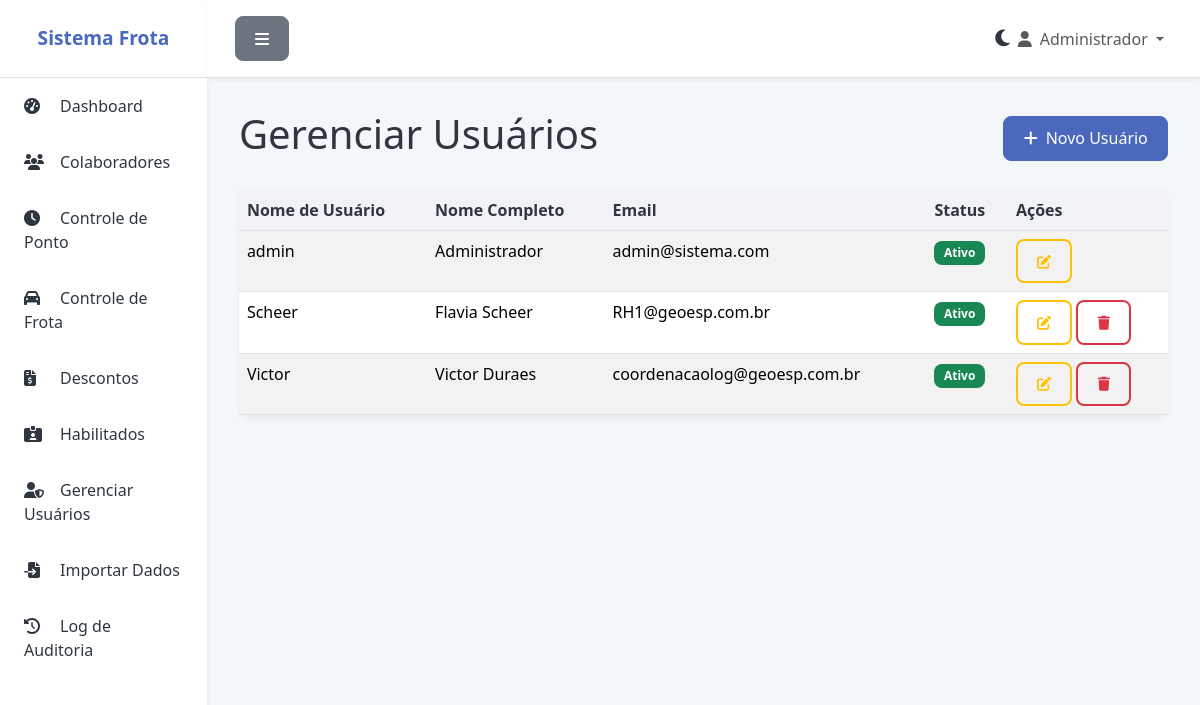
The app's page /usuarios (signed in) with its own data.
### app.py (models this page shows)
class Usuario(UserMixin, db.Model):
    id = db.Column(db.Integer, primary_key=True)
    username = db.Column(db.String(80), unique=True, nullable=False)
    password_hash = db.Column(db.String(200), nullable=False)
    nome = db.Column(db.String(100), nullable=False)
    email = db.Column(db.String(120), unique=True, nullable=False)
    ativo = db.Column(db.Boolean, default=True)
    criado_em = db.Column(db.DateTime, default=datetime.utcnow)

### app.py (the view)
@app.route('/usuarios')
@login_required
def usuarios():
    if not is_admin():
        flash('Acesso negado. Apenas administradores podem gerenciar usuários.', 'error')
        return redirect(url_for('index'))
    usuarios = Usuario.query.all()
    return render_template('usuarios.html', usuarios=usuarios)

### app.py (called while the page is built, shortened)
@login_manager.user_loader
def load_user(user_id):
    return Usuario.query.get(int(user_id))

def is_admin():
    return current_user.is_authenticated and current_user.username == 'admin'

@app.before_request
def create_tables():
    db.create_all()

### templates/usuarios.html (shortened to what this page needs)
{% extends "base.html" %}
{% block content %}
<div class="d-flex justify-content-between align-items-center mb-4">
    <h1 class="fw-light">Gerenciar Usuários</h1>
    <a href="{{ url_for('novo_usuario') }}" class="btn btn-primary"><i class="fas fa-plus me-2"></i>Novo Usuário</a>
</div>
<div class="card">
    <div class="card-body p-0">
        <div class="table-responsive">
            <table class="table table-striped table-hover mb-0">
                <thead class="bg-light">
                    <tr>
                        <th scope="col">Nome de Usuário</th>
                        <th scope="col">Nome Completo</th>
                        <th scope="col">Email</th>
                        <th scope="col">Status</th>
                        <th scope="col">Ações</th>
                    </tr>
                </thead>
                <tbody>
                    {% for usuario in usuarios %}
                    <tr>
                        <td>{{ usuario.username }}</td>
                        <td>{{ usuario.nome }}</td>
                        <td>{{ usuario.email }}</td>
                        <td>
                            {% if usuario.ativo %}
                                <span class="badge bg-success">Ativo</span>
                            {% else %}
                                <span class="badge bg-danger">Inativo</span>
                            {% endif %}
                        </td>
                        <td>
                            <a href="{{ url_for('editar_usuario', id=usuario.id) }}" class="btn btn-sm btn-outline-warning" title="Editar"><i class="fas fa-edit"></i></a>
                            {% if usuario.username != 'admin' %}
                            <a href="{{ url_for('excluir_usuario', id=usuario.id) }}" class="btn btn-sm btn-outline-danger" title="Excluir" onclick="return confirm('Tem certeza que deseja excluir este usuário?')"><i class="fas fa-trash"></i></a>
                            {% endif %}
                        </td>
                    </tr>
                    {% else %}
                    <tr>
                        <td colspan="5" class="text-center text-muted py-4">Nenhum usuário cadastrado.</td>
                    </tr>
                    {% endfor %}
                </tbody>
            </table>
        </div>
    </div>
</div>
{% endblock %}

### templates/base.html (shortened to what this page needs)
<!DOCTYPE html>
<html lang="pt-BR">
<head>
    <link href="https://cdn.jsdelivr.net/npm/bootstrap@5.3.3/dist/css/bootstrap.min.css" rel="stylesheet">
    <link rel="stylesheet" href="https://cdnjs.cloudflare.com/ajax/libs/font-awesome/6.5.1/css/all.min.css">
</head>
<body>
    <div class="d-flex" id="wrapper">
        <div id="sidebar-wrapper">
            <div class="sidebar-heading">Sistema Frota</div>
            <div class="list-group list-group-flush">
                <a href="{{ url_for('index') }}" class="list-group-item"><i class="fas fa-tachometer-alt"></i>Dashboard</a>
                <a href="{{ url_for('colaboradores') }}" class="list-group-item"><i class="fas fa-users"></i>Colaboradores</a>
                <a href="{{ url_for('pontos') }}" class="list-group-item"><i class="fas fa-clock"></i>Controle de Ponto</a>
                <a href="{{ url_for('frota') }}" class="list-group-item"><i class="fas fa-car"></i>Controle de Frota</a>
                <a href="{{ url_for('descontos') }}" class="list-group-item"><i class="fas fa-file-invoice-dollar"></i>Descontos</a>
                <a href="{{ url_for('habilitados') }}" class="list-group-item"><i class="fas fa-id-card-alt"></i>Habilitados</a>
                {% if current_user.username == 'admin' %}
                <a href="{{ url_for('usuarios') }}" class="list-group-item"><i class="fas fa-user-shield"></i>Gerenciar Usuários</a>
                <a href="{{ url_for('importar') }}" class="list-group-item"><i class="fas fa-file-import"></i>Importar Dados</a>
                <a href="{{ url_for('auditoria') }}" class="list-group-item"><i class="fas fa-history"></i>Log de Auditoria</a>
                {% endif %}
            </div>
        </div>
        <div id="page-content-wrapper">
            <nav class="navbar navbar-expand-lg navbar-light border-bottom">
                <div class="container-fluid">
                    <button class="btn btn-secondary" id="menu-toggle"><i class="fas fa-bars"></i></button>
                    <div class="collapse navbar-collapse" id="navbarSupportedContent">
                        <ul class="navbar-nav ms-auto mt-2 mt-lg-0">
                             <li class="nav-item d-flex align-items-center">
                                <span class="mode-toggle" id="mode-toggle">
                                    <i class="fas fa-moon"></i>
                                </span>
                             </li>
                             {% if current_user.is_authenticated %}
                            <li class="nav-item dropdown">
                                <a class="nav-link dropdown-toggle" href="#" id="navbarDropdown" role="button" data-bs-toggle="dropdown" aria-expanded="false">
                                    <i class="fas fa-user me-2"></i>{{ current_user.nome }}
                                </a>
                            </li>
                             {% endif %}
                        </ul>
                    </div>
                </div>
            </nav>
            <main class="container-fluid">
                {% block content %}{% endblock %}
            </main>
        </div>
        </div>
</body>
</html>

### templates/base.html (style rules this page uses)
:root { --primary-color: #4a69bd; --secondary-color: #8b9dc3; --success-color: #6c5ce7; --danger-color: #e84393; --warning-color: #fdcb6e; --info-color: #00cec9; --light-color: #f1f2f6; --dark-color: #2f3640; --background-color: #f4f7f9; --card-background: #ffffff; --sidebar-background: #ffffff; --sidebar-text: #2f3640; --header-background: #ffffff; }
body { background-color: var(--background-color); font-family: 'Segoe UI', Roboto, 'Helvetica Neue', Arial, sans-serif; color: var(--dark-color); transition: background-color 0.3s, color 0.3s; }
#wrapper { display: flex; }
#sidebar-wrapper { min-height: 100vh; width: 250px; background-color: var(--sidebar-background); box-shadow: 0 4px 6px rgba(0, 0, 0, 0.05); transition: all 0.3s ease; }
.sidebar-heading { padding: 1.5rem 1rem; font-size: 1.2rem; font-weight: bold; color: var(--primary-color); text-align: center; border-bottom: 1px solid #e0e0e0; }
.list-group-item { background-color: var(--sidebar-background) !important; color: var(--sidebar-text) !important; border: none; padding: 1rem 1.5rem; transition: background-color 0.3s, color 0.3s; border-radius: 0; }
.list-group-item i { width: 20px; margin-right: 1rem; }
#page-content-wrapper { flex-grow: 1; width: 100%; transition: all 0.3s ease; }
.navbar { background-color: var(--header-background) !important; border-bottom: 1px solid #e0e0e0; padding: 1rem; box-shadow: 0 2px 4px rgba(0, 0, 0, 0.05); transition: background-color 0.3s; }
main.container-fluid { padding: 2rem !important; }
.card { border: none; border-radius: 0.75rem; background-color: var(--card-background); box-shadow: 0 4px 6px rgba(0, 0, 0, 0.05); transition: transform 0.3s ease, background-color 0.3s; }
.table { color: var(--dark-color); }
.table thead th { background-color: var(--light-color); color: var(--sidebar-text); transition: background-color 0.3s; }
.btn { border-radius: 0.5rem; font-weight: 500; padding: 0.6rem 1.2rem; transition: background-color 0.3s, color 0.3s, border-color 0.3s; }
.btn-primary { background-color: var(--primary-color); border-color: var(--primary-color); }
.btn-outline-warning, .btn-outline-danger, .btn-outline-info { border-width: 2px; }
.badge { border-radius: 0.5rem; padding: 0.5em 0.8em; font-weight: 600; }
.mode-toggle { cursor: pointer; font-size: 1.2rem; margin-left: 1rem; color: var(--sidebar-text); }

### records on screen
Usuario: nome "Administrador", username "admin", email "admin@sistema.com", ativo "Ativo"
Usuario: username "Scheer", nome "Flavia Scheer", email "RH1@geoesp.com.br", ativo "Ativo"
Usuario: username "Victor", nome "Victor Duraes", email "coordenacaolog@geoesp.com.br", ativo "Ativo"
